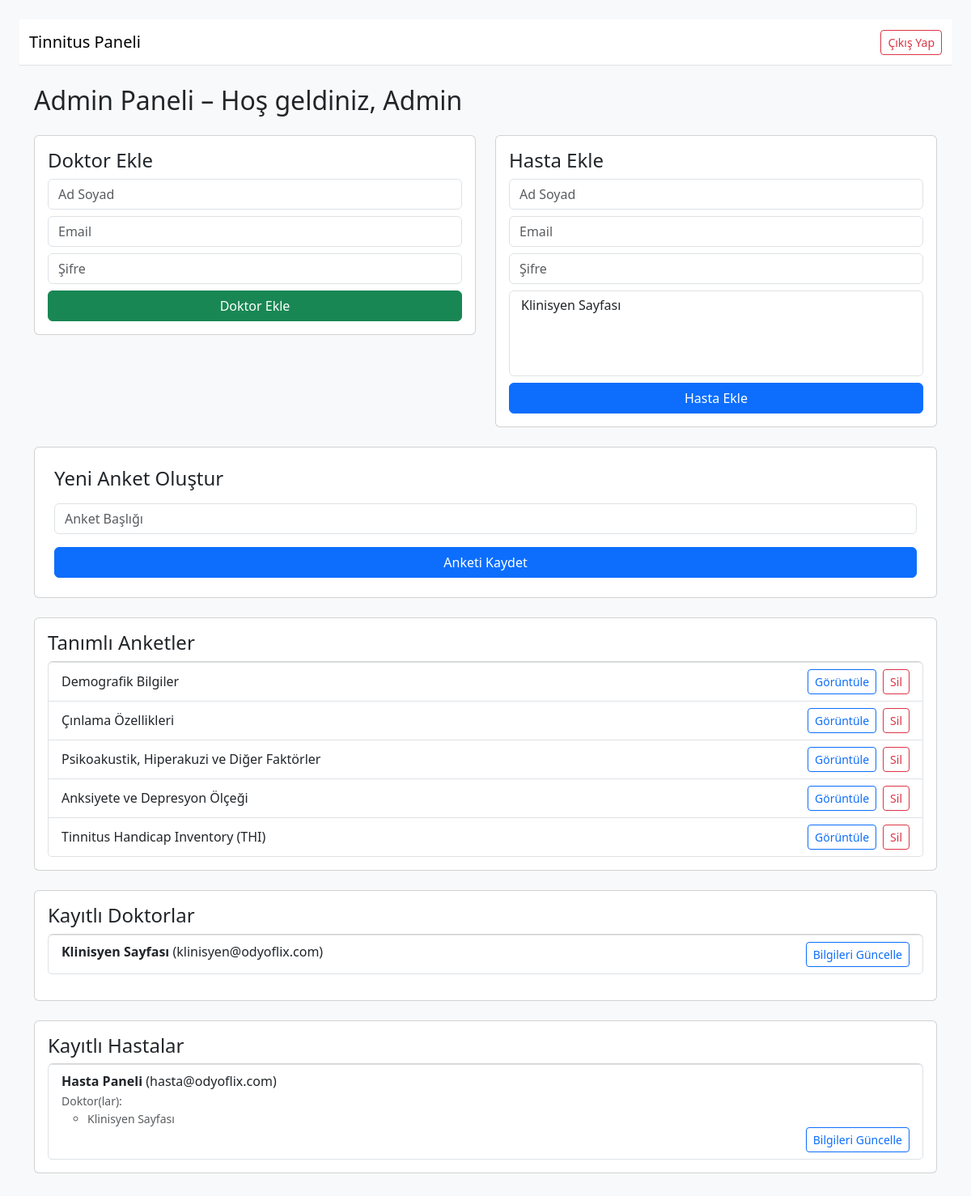
The page /admin (signed in) on the database its author committed.
### app.py (models this page shows)
class User(UserMixin, db.Model):
    id = db.Column(db.Integer, primary_key=True)
    email = db.Column(db.String(150), unique=True, nullable=False)
    password = db.Column(db.String(100), nullable=False)
    role = db.Column(db.String(20))  # 'admin', 'doktor', 'hasta'
    name = db.Column(db.String(100))

class Anket(db.Model):
    id = db.Column(db.Integer, primary_key=True)
    baslik = db.Column(db.String(100), nullable=False)
    sorular = db.relationship('Soru', backref='anket', cascade='all, delete-orphan')

### app.py (the view)
@app.route('/admin')
@login_required
def admin_panel():
    if current_user.role != 'admin':
        return redirect('/')
    doktorlar = User.query.filter_by(role='doktor').all()
    hastalar = User.query.filter_by(role='hasta').all()
    anketler = Anket.query.all()
    iliskiler = PatientDoctor.query.all()
    doktor_dict = {doktor.id: doktor for doktor in doktorlar}
    hasta_doktor_map = {}
    for iliski in iliskiler:
        doktor = doktor_dict.get(iliski.doktor_id)
        if doktor:
            hasta_doktor_map.setdefault(iliski.hasta_id, []).append(doktor)
    return render_template(
        'admin_panel.html',
        user=current_user,
        doktorlar=doktorlar,
        hastalar=hastalar,
        anketler=anketler,
        hasta_doktor_iliskileri=iliskiler,
        hasta_doktor_map=hasta_doktor_map
    )

### app.py (called while the page is built)
@login_manager.user_loader
def load_user(user_id):
    return User.query.get(int(user_id))

### templates/admin_panel.html (shortened to what this page needs)
<!DOCTYPE html>
<html>
<head>
    <link href="https://cdn.jsdelivr.net/npm/bootstrap@5.3.0/dist/css/bootstrap.min.css" rel="stylesheet">
</head>
<body class="bg-light p-4">
<nav class="navbar navbar-expand-lg navbar-light bg-white border-bottom mb-4">
    <div class="container-fluid justify-content-between">
        <a class="navbar-brand" href="#">Tinnitus Paneli</a>
        <div>
            <a href="/logout" class="btn btn-outline-danger btn-sm">Çıkış Yap</a>
        </div>
    </div>
</nav>
<div class="container">
    <h2 class="mb-4">Admin Paneli – Hoş geldiniz, {{ user.name }}</h2>
    <div class="row">
        <div class="col-md-6 mb-4">
            <div class="card p-3">
                <h4>Doktor Ekle</h4>
                <form method="POST" action="/add_doctor">
                    <input name="name" class="form-control mb-2" placeholder="Ad Soyad" required>
                    <input name="email" class="form-control mb-2" placeholder="Email" required>
                    <input type="password" name="password" class="form-control mb-2" placeholder="Şifre" required>
                    <button class="btn btn-success w-100">Doktor Ekle</button>
                </form>
            </div>
        </div>
        <div class="col-md-6 mb-4">
            <div class="card p-3">
                <h4>Hasta Ekle</h4>
                <form method="POST" action="/add_patient">
                    <input name="name" class="form-control mb-2" placeholder="Ad Soyad" required>
                    <input name="email" class="form-control mb-2" placeholder="Email" required>
                    <input type="password" name="password" class="form-control mb-2" placeholder="Şifre" required>
                    <select name="doktor_ids" multiple class="form-select mb-2" size="4">
                        {% for doktor in doktorlar %}
                            <option value="{{ doktor.id }}">{{ doktor.name }}</option>
                        {% endfor %}
                    </select>
                    <button class="btn btn-primary w-100">Hasta Ekle</button>
                </form>
            </div>
        </div>
    </div>
<div class="card p-4 mb-4">
    <h4 class="mb-3">Yeni Anket Oluştur</h4>
    <form method="POST" action="/admin/anket_yeni">
        <input type="text" name="baslik" class="form-control mb-3" placeholder="Anket Başlığı" required>
        <button type="submit" class="btn btn-primary w-100">Anketi Kaydet</button>
    </form>
</div>
    <div class="card p-3 mb-4">
        <h4>Tanımlı Anketler</h4>
        <ul class="list-group">
            {% for anket in anketler %}
                <li class="list-group-item d-flex justify-content-between align-items-center">
                    {{ anket.baslik }}
                    <div class="d-flex gap-2">
                        <a href="/admin/anket/{{ anket.id }}" class="btn btn-sm btn-outline-primary">Görüntüle</a>
                        <form method="POST" action="/admin/anket_sil/{{ anket.id }}" onsubmit="return confirm('Bu anketi silmek istediğinize emin misiniz?');">
                            <button type="submit" class="btn btn-sm btn-outline-danger">Sil</button>
                        </form>
                    </div>
                </li>
            {% endfor %}
        </ul>
    </div>
    <div class="card p-3 mb-4">
        <h4>Kayıtlı Doktorlar</h4>
        <ul class="list-group mb-3">
            {% for doktor in doktorlar %}
                <li class="list-group-item">
                    <strong>{{ doktor.name }}</strong> ({{ doktor.email }})
                    <button class="btn btn-sm btn-outline-primary float-end" data-bs-toggle="collapse" data-bs-target="#doktor-{{ doktor.id }}">Bilgileri Güncelle</button>
                </li>
            {% endfor %}
        </ul>
    </div>
    <div class="card p-3 mb-4">
        <h4>Kayıtlı Hastalar</h4>
        <ul class="list-group">
            {% for hasta in hastalar %}
                <li class="list-group-item">
                    <div>
                        <strong>{{ hasta.name }}</strong> ({{ hasta.email }})<br>
                        <small class="text-muted">
                            Doktor(lar):
                            {% if hasta.id in hasta_doktor_map %}
                                <ul class="mb-0">
                                    {% for doktor in hasta_doktor_map[hasta.id] %}
                                        <li>{{ doktor.name }}</li>
                                    {% endfor %}
                                </ul>
                            {% else %}
                                Tanımsız
                            {% endif %}
                        </small>
                    </div>
                    <button class="btn btn-sm btn-outline-primary float-end" data-bs-toggle="collapse" data-bs-target="#hasta-{{ hasta.id }}">Bilgileri Güncelle</button>
                </li>
            {% endfor %}
        </ul>
    </div>
</div>
</body>
</html>

### rows shown on the page
User: name "Admin"
Anket: baslik "Demografik Bilgiler"
Anket: baslik "Çınlama Özellikleri"
Anket: baslik "Psikoakustik, Hiperakuzi ve Diğer Faktörler"
Anket: baslik "Anksiyete ve Depresyon Ölçeği"
Anket: baslik "Tinnitus Handicap Inventory (THI)"
User: {{ doktor.id }} 2 (drawn), name "Klinisyen Sayfası", email "klinisyen@odyoflix.com"
User: name "Hasta Paneli", email "hasta@odyoflix.com"
